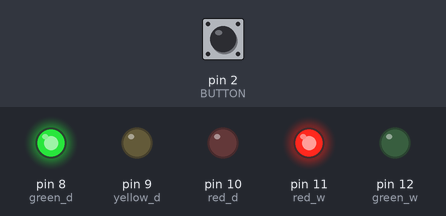
Recording of a sketch running on a simulated Arduino Uno, built with avr-gcc and run on an emulated ATmega328P. Parts: output pins drawn as LEDs (lit = HIGH). The inputs (shaded band) are chosen by the test bench; at power-on: pin 2 (BUTTON) HIGH.

Above: at 1.2 s.
1.3 s: pin 2 (BUTTON) pulled LOW for 0.15 s
At 4.8 s:
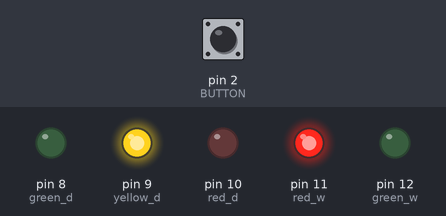
At 7.5 s:
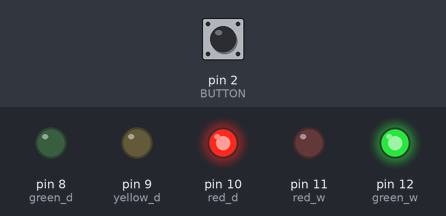
Timing chart, 0 to 17.8 s (numbered marks = the images above; inputs shaded):
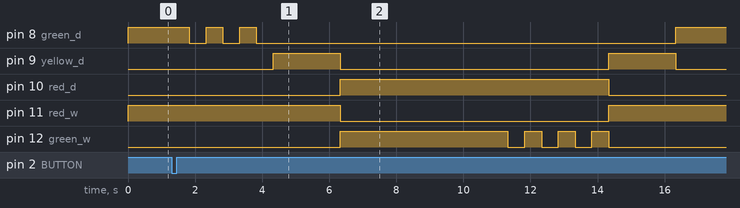

Measured:
- after the input at 1.3 s, pin 8 (green_d): goes LOW 0.50 s, HIGH 0.50 s, LOW 0.50 s, HIGH 0.50 s, LOW 12.5 s, then HIGH, starting after 0.53 s; pin 9 (yellow_d): alternates HIGH for 2.0 s and LOW for 8.0 s, starting after 3.0 s

The sketch:

practice_3_1.ino
```cpp
#include <Arduino.h>

int green_d = 8;
int yellow_d =9;
int red_d = 10;

int green_w = 12;
int red_w = 11;

int BUTTON = 2;

int delay_yellow = 2000;
int delay_red = 5000;

const unsigned long DEBOUNCE_MS = 30;

bool lastStable = HIGH;
bool lastReading = HIGH;
unsigned long lastChange = 0;

void setup() {
  pinMode(green_d, OUTPUT);
  pinMode(yellow_d, OUTPUT);
  pinMode(red_d, OUTPUT);

  pinMode(green_w, OUTPUT);
  pinMode(red_w, OUTPUT);

  pinMode(BUTTON, INPUT_PULLUP);
}

void loop() {
  bool reading = digitalRead(BUTTON);


  if (reading != lastReading) {
    lastReading = reading;
    lastChange = millis();
  }


  bool pressed = false;

  if (millis() - lastChange > DEBOUNCE_MS &&
      reading != lastStable) {

    lastStable = reading;


    if (lastStable == LOW) {
      pressed = true;
    }
  }


  digitalWrite(green_d, HIGH);
  digitalWrite(red_w, HIGH);


  if (pressed) {


    digitalWrite(green_d, LOW);

    for (int i = 0; i < 3; i++) {
      digitalWrite(green_d, HIGH);
      delay(500);

      digitalWrite(green_d, LOW);
      delay(500);
    }


    digitalWrite(yellow_d, HIGH);
    delay(delay_yellow);
    digitalWrite(yellow_d, LOW);


    digitalWrite(red_d, HIGH);
    digitalWrite(green_w, HIGH);
    digitalWrite(red_w, LOW);

    delay(delay_red);


    for (int i = 0; i < 3; i++) {
      digitalWrite(green_w, LOW);
      delay(500);

      digitalWrite(green_w, HIGH);
      delay(500);
    }


    digitalWrite(green_w, LOW);
    digitalWrite(red_w, HIGH);

    digitalWrite(red_d, LOW);
    digitalWrite(yellow_d, HIGH);
    delay(delay_yellow);
    digitalWrite(yellow_d, LOW);

    digitalWrite(green_d, HIGH);


    lastReading = digitalRead(BUTTON);
    lastStable = lastReading;
    lastChange = millis();
  }
}
```
